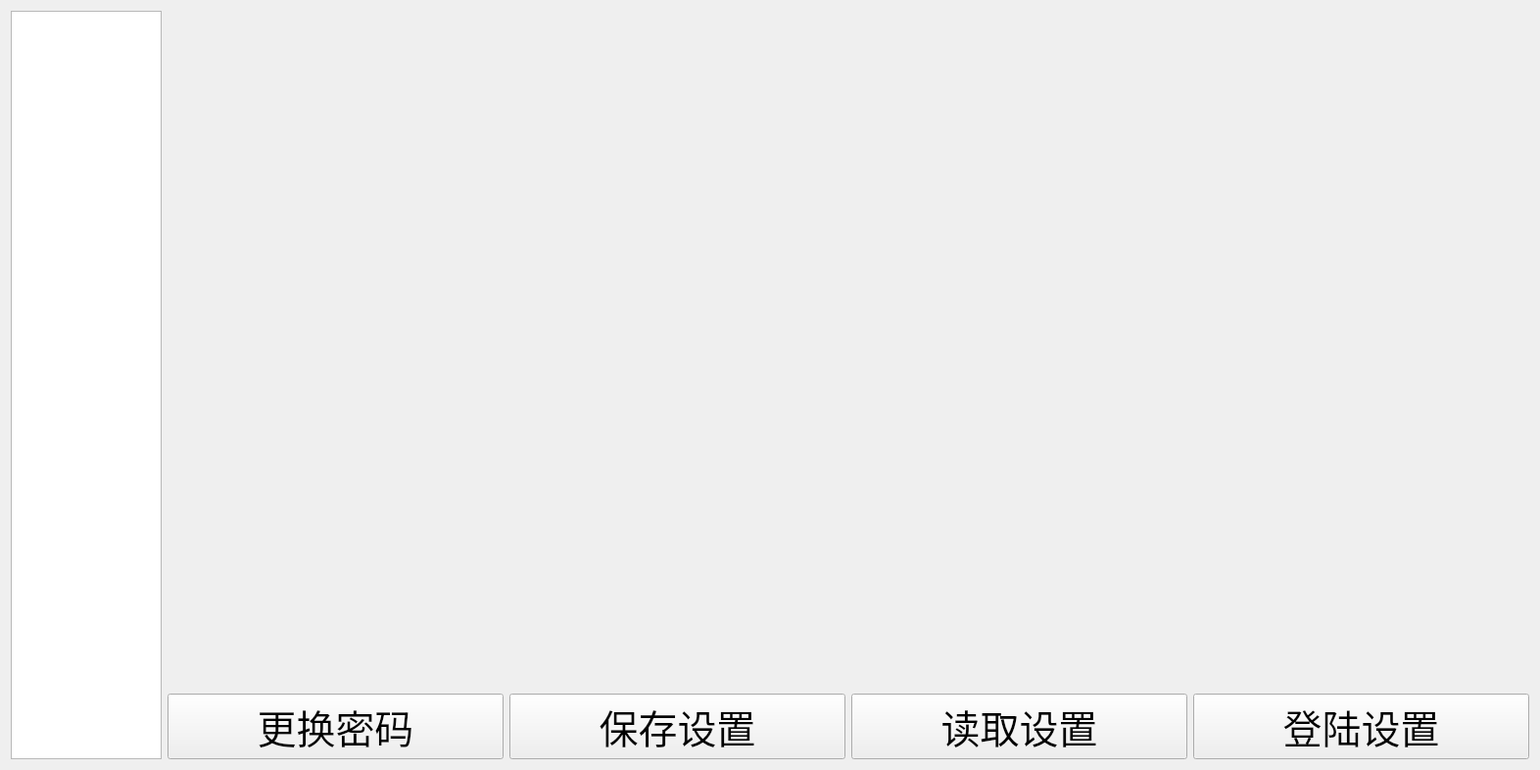
<?xml version="1.0" encoding="UTF-8"?>
<ui version="4.0">
 <class>SettingUI</class>
 <widget class="QWidget" name="SettingUI">
  <property name="geometry">
   <rect>
    <x>0</x>
    <y>0</y>
    <width>1572</width>
    <height>786</height>
   </rect>
  </property>
  <property name="windowTitle">
   <string>Form</string>
  </property>
  <layout class="QHBoxLayout" name="horizontalLayout_2" stretch="1,9">
   <item>
    <widget class="QListWidget" name="listWidget_settings"/>
   </item>
   <item>
    <layout class="QVBoxLayout" name="verticalLayout" stretch="9,1">
     <item>
      <widget class="QWidget" name="widget" native="true">
       <layout class="QVBoxLayout" name="verticalLayout_3"/>
      </widget>
     </item>
     <item>
      <layout class="QHBoxLayout" name="horizontalLayout">
       <item>
        <widget class="QPushButton" name="pushButton_changePassword">
         <property name="font">
          <font>
           <pointsize>30</pointsize>
          </font>
         </property>
         <property name="text">
          <string>更换密码</string>
         </property>
        </widget>
       </item>
       <item>
        <widget class="QPushButton" name="pushButton_saveSettings">
         <property name="font">
          <font>
           <pointsize>30</pointsize>
          </font>
         </property>
         <property name="text">
          <string>保存设置</string>
         </property>
        </widget>
       </item>
       <item>
        <widget class="QPushButton" name="pushButton_readSettings">
         <property name="font">
          <font>
           <pointsize>30</pointsize>
          </font>
         </property>
         <property name="text">
          <string>读取设置</string>
         </property>
        </widget>
       </item>
       <item>
        <widget class="QPushButton" name="pushButton_loginSettings">
         <property name="font">
          <font>
           <pointsize>30</pointsize>
          </font>
         </property>
         <property name="text">
          <string>登陆设置</string>
         </property>
        </widget>
       </item>
      </layout>
     </item>
    </layout>
   </item>
  </layout>
 </widget>
 <resources/>
 <connections/>
</ui>
